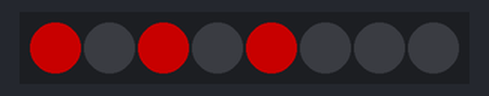
Bench run of a sketch on a simulated Arduino Uno, built with avr-gcc and run on an emulated ATmega328P. On the bench: 8 RGB LEDs in strip order, left to right. Dim RGB values are drawn brighter than linear.

Above: at 0.05 s.
At 1.06 s:
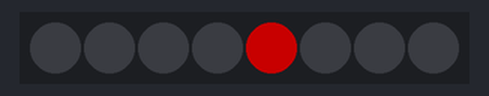
At 1.94 s:
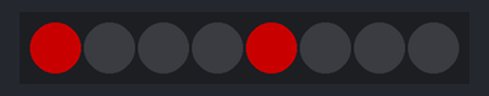
Timing chart, 0 to 40.0 s (numbered marks = the images above):
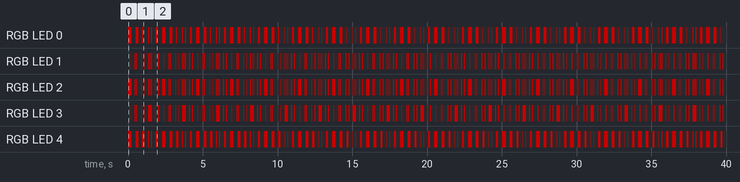

Measured:
- by itself, RGB LED 0: repeats every 2.3 s: off 0.25 s, RGB(100, 0, 0) 0.20 s, off 0.25 s, RGB(100, 0, 0) 0.05 s, off 0.35 s, RGB(100, 0, 0) 0.05 s, off 0.15 s, RGB(100, 0, 0) 0.05 s, off 0.25 s, RGB(100, 0, 0) 0.15 s, off 0.25 s, RGB(100, 0, 0) 0.25 s
- by itself, RGB LED 4: repeats every 2.3 s: off 0.25 s, RGB(100, 0, 0) 0.20 s, off 0.25 s, RGB(100, 0, 0) 0.15 s, off 0.25 s, RGB(100, 0, 0) 0.05 s, off 0.15 s, RGB(100, 0, 0) 0.05 s, off 0.25 s, RGB(100, 0, 0) 0.15 s, off 0.25 s, RGB(100, 0, 0) 0.25 s
- by itself, everything shown: repeats every 2.3 s, in 24 steps

The sketch:

Hanseoadafruit.ino
```cpp
#include <Adafruit_NeoPixel.h>

#define PIN 6  // 네오픽셀이 연결된 핀 번호
#define NUMPIXELS 8  // LED 개수


Adafruit_NeoPixel strip = Adafruit_NeoPixel(NUMPIXELS, PIN, NEO_GRB + NEO_KHZ800);

// 각 글자를 8x6 매트릭스로 정의 (Hanseo 글자)
byte letters[6][8] = {
  {B10101, B10101, B11111, B10101, B10101},  // H
  {B01110, B10001, B11111, B10001, B10001},  // A
  {B01110, B10001, B10000, B10000, B01110},  // N
  {B11111, B01000, B01110, B01000, B11111},  // S
  {B01110, B10001, B10001, B10001, B01110},  // E
  {B11110, B10001, B11110, B10000, B10000}   // O
};

void setup() {
  strip.begin();
  strip.show();  // 초기화 후 LED 끄기
  Serial.begin(9600);
  strip.setBrightness(100);
}

void loop() {
  // 각 글자를 한 줄씩 출력하는 루프
  for (int letter = 0; letter < 5; letter++) {  // Hanseo의 각 글자
    for (int row = 0; row < 8; row++) {  // 각 글자의 행(세로) 8줄
      displayRow(letters[letter][row]);  // 각 줄을 네오픽셀로 출력
      delay(50);  // 딜레이로 잔상효과
    }
    delay(50);  // 글자 간 짧은 딜레이
  }
}

// 각 줄의 데이터를 네오픽셀로 출력
void displayRow(byte rowData) {
  for (int i = 0; i < NUMPIXELS; i++) {
    if (rowData & (1 << i)) {
      strip.setPixelColor(i, strip.Color(255, 0, 0));  // LED 켜기 (빨강)
    } else {
      strip.setPixelColor(i, strip.Color(0, 0, 0));    // LED 끄기
    }
  }
  strip.show();  // LED 업데이트
}
```
